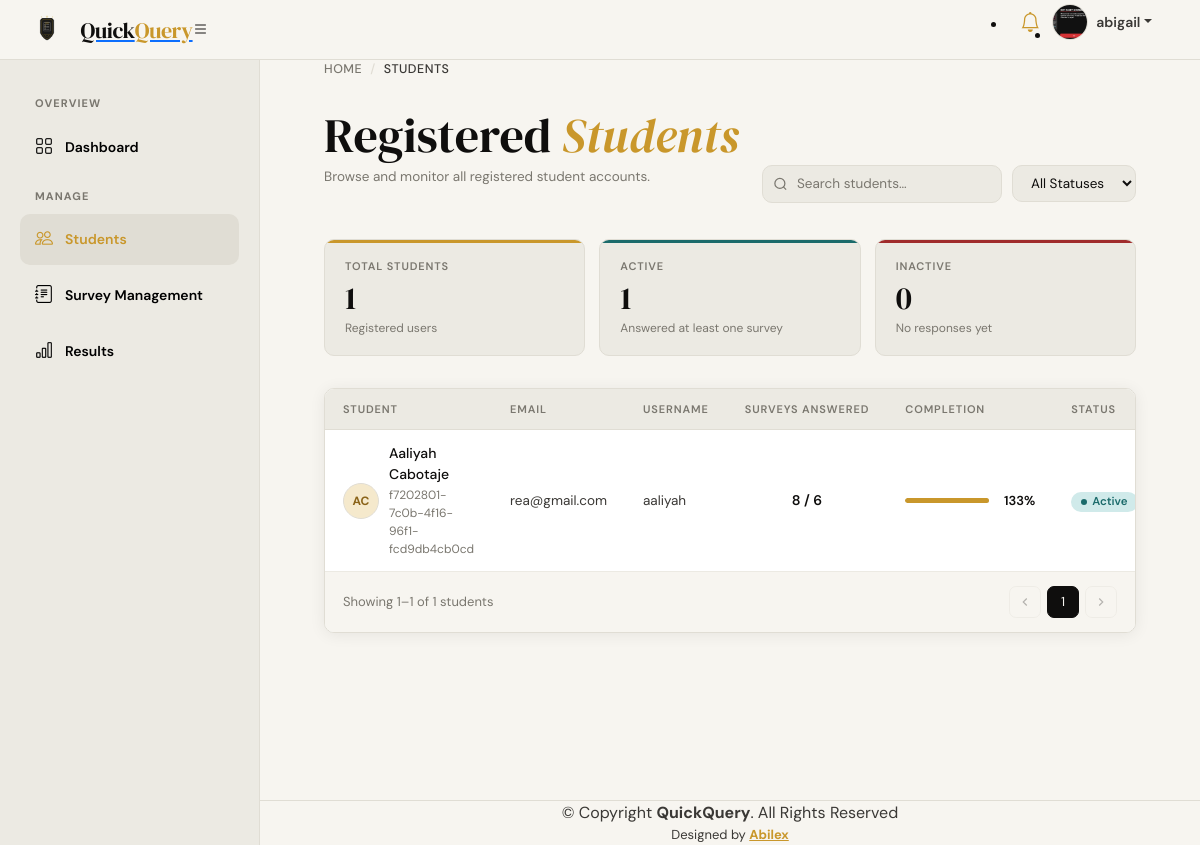
Page /public/admin/students.php (signed in) on the committed database.
### tables this page shows
CREATE TABLE `users` (
  `id` int(11) NOT NULL,
  `uuid` varchar(255) NOT NULL,
  `firstName` varchar(100) NOT NULL,
  `middleName` varchar(100) DEFAULT NULL,
  `lastName` varchar(100) NOT NULL,
  `emailAddress` varchar(255) NOT NULL,
  `username` varchar(100) NOT NULL,
  `password` varchar(255) NOT NULL,
  `street` varchar(255) DEFAULT NULL,
  `barangay` varchar(255) DEFAULT NULL,
  `city` varchar(255) DEFAULT NULL,
  `role` enum('admin','user') DEFAULT 'user',
  `phone` varchar(25) DEFAULT NULL,
  `dob` date DEFAULT NULL,
  `gender` varchar(30) DEFAULT NULL,
  `bio` text DEFAULT NULL,
  `province` varchar(100) DEFAULT NULL,
  `zip_code` varchar(20) DEFAULT NULL,
  `country` varchar(100) DEFAULT 'Philippines',
  `avatar` varchar(255) DEFAULT NULL,
  `notif_email` tinyint(1) DEFAULT 1,
  `notif_sms` tinyint(1) DEFAULT 0,
  `notif_system` tinyint(1) DEFAULT 1,
  `last_login` datetime DEFAULT NULL
);

### public/admin/students.php (the view, shortened to what this page needs)
<?php
include('./includes/header.php');
include('./includes/topbar.php');
include('./includes/sidebar.php');
include('../../app/config/config.php');
$sql    = "SELECT id, uuid, firstName, middleName, lastName, emailAddress, username
           FROM users
           WHERE role = 'user'
           ORDER BY firstName ASC";
$result = mysqli_query($conn, $sql);
$students = [];
while ($row = mysqli_fetch_assoc($result)) {
  $students[] = $row;
}
$totalStudents = count($students);
$totalSurveysRes = mysqli_query($conn, "SELECT COUNT(*) as cnt FROM surveys WHERE status = 'published'");
$totalSurveys    = mysqli_fetch_assoc($totalSurveysRes)['cnt'] ?? 0;
$activeCount   = 0;
$inactiveCount = 0;
foreach ($students as $s) {
  $uid   = (int)$s['id'];
  $check = mysqli_query($conn, "SELECT COUNT(*) as cnt FROM responses WHERE user_id = $uid");
  $row   = mysqli_fetch_assoc($check);
  if ($row['cnt'] > 0) $activeCount++;
  else $inactiveCount++;
}
?>
<div class="main-wrapper">
  <div class="breadcrumbs">
    <a href="index">Home</a>
    <span>/</span>
    <span class="current-page">Students</span>
  </div>
<header>
  <div>
    <h1>Registered <em>Students</em></h1>
    <p style="font-size:13.5px;color:var(--ink-3);margin-top:6px;">Browse and monitor all registered student accounts.</p>
  </div>
  <div class="toolbar">
      <div class="search-wrap">
        <input type="text" id="studentSearch" placeholder="Search students…" oninput="filterStudents()">
      </div>
      <select class="filter-select" id="statusFilter" onchange="filterStudents()">
        <option value="">All Statuses</option>
      </select>
    </div>
  </header>
  <div class="stat-strip">
    <div class="stat-card gold">
      <div class="stat-label">Total Students</div>
      <div class="stat-value"><?= $totalStudents ?></div>
      <div class="stat-sub">Registered users</div>
    </div>
    <div class="stat-card teal">
      <div class="stat-label">Active</div>
      <div class="stat-value"><?= $activeCount ?></div>
      <div class="stat-sub">Answered at least one survey</div>
    </div>
    <div class="stat-card rose">
      <div class="stat-label">Inactive</div>
      <div class="stat-value"><?= $inactiveCount ?></div>
      <div class="stat-sub">No responses yet</div>
    </div>
  </div>
  <section style="width:100%;">
    <div class="table-wrap">
      <table>
        <thead>
          <tr>
            <th>Student</th>
            <th>Email</th>
            <th>Username</th>
            <th style="text-align:center;">Surveys Answered</th>
            <th>Completion</th>
            <th>Status</th>
          </tr>
        </thead>
        <tbody id="studentTable">
          <?php foreach ($students as $s):
            $fullName = trim(
              htmlspecialchars($s['firstName']) . ' ' .
                (!empty($s['middleName']) ? htmlspecialchars($s['middleName'][0]) . '. ' : '') .
                htmlspecialchars($s['lastName'])
            );
            $initials  = strtoupper(substr($s['firstName'], 0, 1) . substr($s['lastName'], 0, 1));
            $uid       = (int)$s['id'];
            $surveyRes   = mysqli_query($conn, "SELECT COUNT(DISTINCT survey_id) as cnt FROM responses WHERE user_id = $uid");
            $surveyCount = (int)mysqli_fetch_assoc($surveyRes)['cnt'];
            $status = $surveyCount > 0 ? 'active' : 'inactive';
            $pct    = $totalSurveys > 0 ? round(($surveyCount / $totalSurveys) * 100) : 0;
          ?>
            <tr data-status="<?= $status ?>"
              data-name="<?= strtolower(strip_tags($fullName)) ?>"
              data-id="<?= strtolower(htmlspecialchars($s['uuid'])) ?>">
              <td>
                <div class="student-cell">
                  <div class="avatar"><?= $initials ?></div>
                  <div>
                    <div class="student-name"><?= $fullName ?></div>
                    <div class="student-id"><?= htmlspecialchars($s['uuid']) ?></div>
                  </div>
                </div>
              </td>
              <td style="font-size:13.5px;"><?= htmlspecialchars($s['emailAddress']) ?></td>
              <td style="font-size:13.5px;"><?= htmlspecialchars($s['username']) ?></td>
              <td style="font-weight:600; color:var(--ink); text-align:center;">
                <?= $surveyCount ?> / <?= $totalSurveys ?>
              </td>
              <td>
                <div class="prog-wrap">
                  <div class="prog-track">
                    <div class="prog-fill" style="width:<?= $pct ?>%;"></div>
                  </div>
                  <span class="prog-num"><?= $pct ?>%</span>
                </div>
              </td>
              <td>
                <?php if ($status === 'active'): ?>
                  <span class="badge badge-active">Active</span>
                <?php else: ?>
                  <span class="badge badge-inactive">Inactive</span>
                <?php endif; ?>
              </td>
            </tr>
          <?php endforeach; ?>
        </tbody>
      </table>
      <div class="pagination">
        <span id="pagInfo"></span>
        <div class="page-btns" id="pageButtons"></div>
      </div>
    </div>
  </section>
</div>
<?php include('./includes/footer.php'); ?>

### public/admin/includes/sidebar.php (style rules this page uses)
.main-wrapper { margin-left: 260px; transition: all 0.3s; }

### rows in the picture
users: initials "AC", fullName "Aaliyah Cabotaje", uuid "f7202801-7c0b-4f16-96f1-fcd9db4cb0cd", emailAddress "rea@gmail.com", username "aaliyah", surveyCount "8", totalSurveys "6", pct "133"

### other values in the picture
$_SESSION['authUser']['username'] "abigail"
$totalStudents "1"
$activeCount "1"
$inactiveCount "0"
